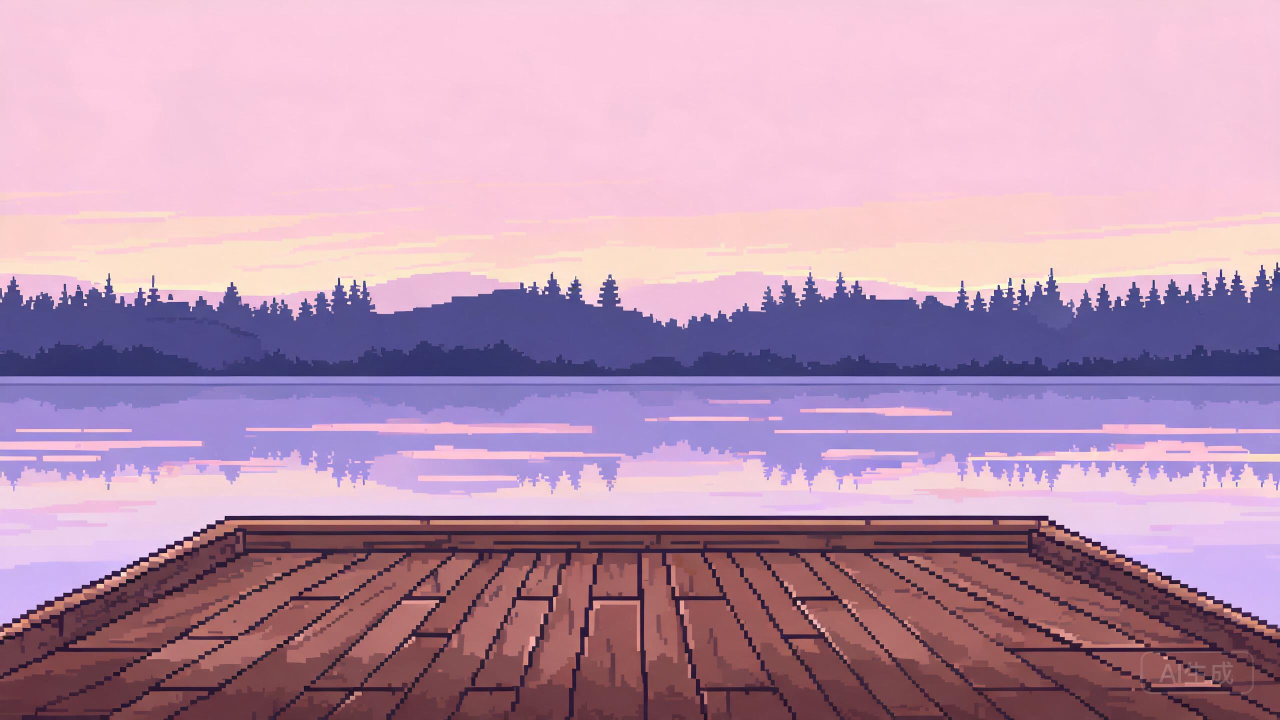
#> input picture ai_src/ai_bridge_dawn.jpg, 2560 x 1440 px, found by its file name (shown at 1/2 size); its folder holds only this picture in this run
$ python tools_ai2bmp.py ai_src/ai_bridge_dawn.jpg
#> lines starting #> are read from the running program, lines starting #| are printed output that depends on the picture
# -*- coding: utf-8 -*-
"""AI 图 -> 512x288 像素风 BMP（游戏背景）
流程: 找水线 -> 裁 16:9 窗口(水线对齐 y=150/288) -> BOX 直接采样
      到 512x288 -> 量化 48 色 -> 存 24bit BMP
"""
import sys, os
from PIL import Image

TARGET_W, TARGET_H = 512, 288
SMALL_W, SMALL_H = 256, 144
WATER_Y = 150          # 逻辑分辨率里程序化水面的位置
SRC = os.path.join(os.path.dirname(os.path.abspath(__file__)), 'deliver', 'ai_src')
OUT = os.path.join(os.path.dirname(os.path.abspath(__file__)), 'bg')

def w2_w(w, h2, h):
    """窗口高度 h2 时的等比 16:9 窗口宽度 (与源图同宽高比缩放)"""
    return w * (h2 / float(h))

def find_waterline(im):
    """自动找水线: 在 30%-75% 高度带里找亮度下降最陡的行"""
    g = im.convert('L')
    w, h = g.size
    px = g.load()
    rows = []
    for y in range(h):
        s = 0
        for x in range(0, w, 8):
            s += px[x, y]
        rows.append(s / (w // 8))
    lo, hi = int(h*0.28), int(h*0.78)
    best_y, best_d = lo, 0
    for y in range(lo+2, hi-2):
        d = rows[y-2] - rows[y+2]          # 亮度骤降 = 天空->水面
        if d > best_d:
            best_d, best_y = d, y
    return best_y, rows

def convert(src, dst, waterline=None, align=True, debug=False):
#> called with src = 'deliver/ai_src/ai_bridge_dawn.jpg', dst = 'bg/bridge_dawn.bmp', align = True, debug = False
    im = Image.open(src).convert('RGB')
#> im is the input picture: PIL image 2560x1440 RGB; mean R, G, B 186.5, 148.7, 174.3
    w, h = im.size
#> w = 2560; h = 1440
    if waterline is None:
        waterline, _ = find_waterline(im)
#> in find_waterline, `g = im.convert('L')`:
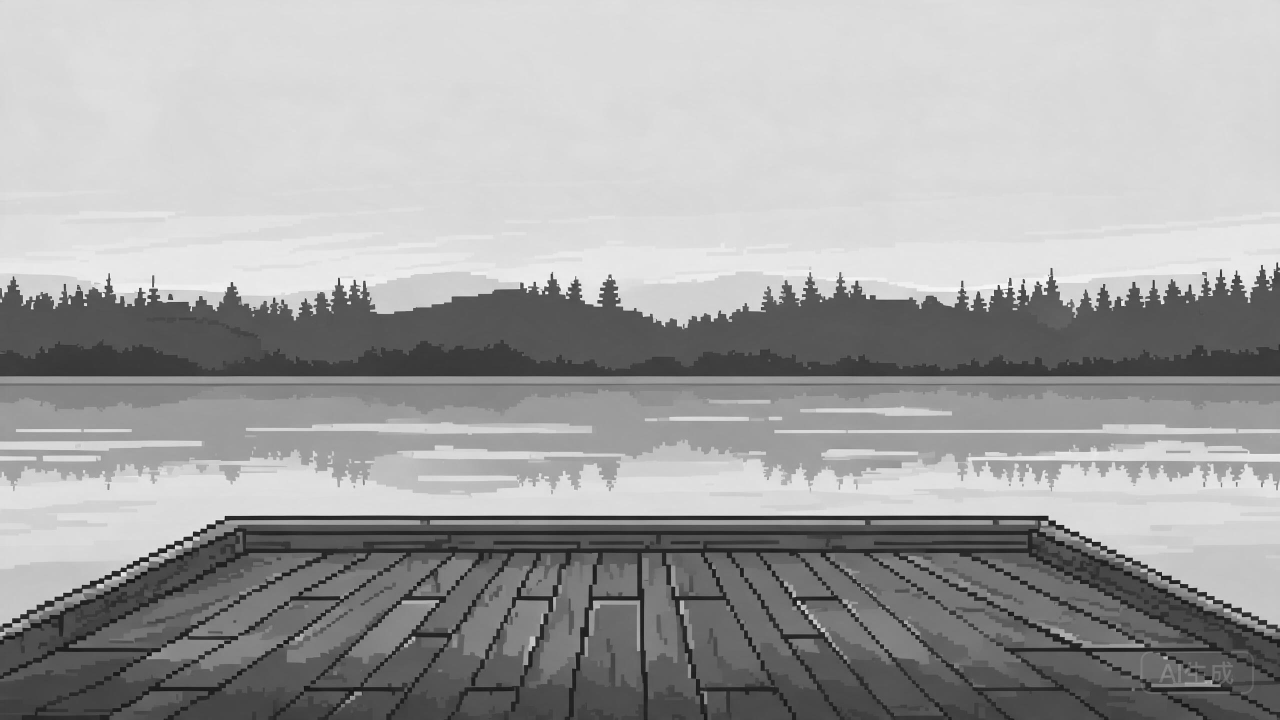
#> g: PIL image 2560x1440 L (shown at 1/2 size); min 5, max 254, mean 162.9
#> after the loop in find_waterline, `for y in range(h):`: rows = 1440 values, max 229.8 at index 528, min 54 at index 751, mean 162.9
#> the loop in find_waterline, `for y in range(lo+2, hi-2):` made 716 passes
#> (d, best_d) on passes 2, 3, 4, 5, 30, 31, 32, 133, 134, 135, 136, 138: (0.116, 0.116), (0.141, 0.141), (0.166, 0.166), (0.191, 0.191), (0.231, 0.231), (0.463, 0.463), (0.647, 0.647), (0.794, 0.794), (0.812, 0.812), (1.22, 1.22), (1.63, 1.63), (2.54, 2.54)
#> d on passes 1, 6, 7, 8, 9, 10: -0.0875, -0.00938, -0.0375, -0.103, -0.184, -0.178
#> after the loop in find_waterline, `for y in range(lo+2, hi-2):`: best_d = 119.9; best_y = 1032
#> waterline = 1032
    top = 0
    if align and waterline is not None and 0 < waterline < h:
        # 目标: 水线落在输出的 WATER_Y/288 处 => 窗口内占比 frac
        frac = WATER_Y / float(TARGET_H)
        if waterline < frac * h:              # 水线偏高 -> 裁底部
            h2 = int(waterline / frac)
        else:                                 # 水线偏低 -> 裁顶部
            h2 = int((h - waterline) / (1.0 - frac))
#> h2 = 851
        h2 = max(int(h * 0.70), min(h2, h))   # 最多裁 30%
#> h2 = 1007
        top = waterline - int(round(frac * h2))
#> top = 508
        top = max(0, min(top, h - h2))
#> top = 433
        w2 = int(round(w2_w(w, h2, h)))
#> w2 = 1790
        if h2 < h:
            x0 = max(0, (w - w2) // 2)
#> x0 = 385
            im = im.crop((x0, top, x0 + w2, top + h2))
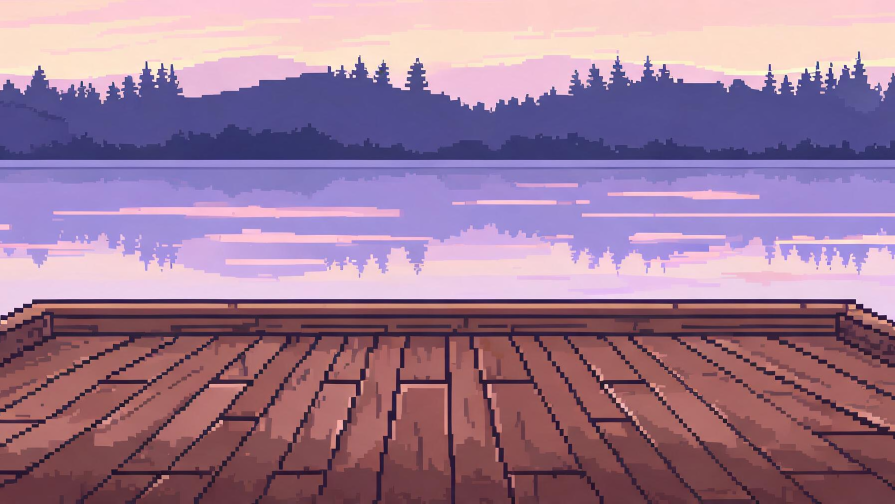
#> im: PIL image 1790x1007 RGB (shown at 1/2 size); mean R, G, B 157.3, 122.5, 148.5
    # BOX 直接采样到 512x288（比 256x144 再 2x NEAREST 细腻一倍, 像素感更低）
    big = im.resize((TARGET_W, TARGET_H), Image.BOX)
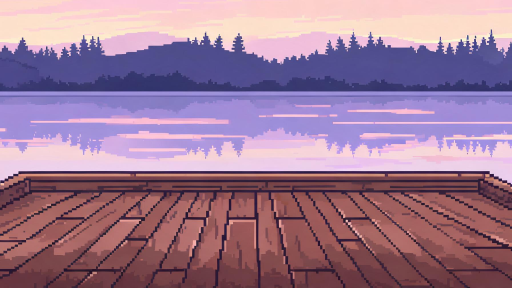
#> big: PIL image 512x288 RGB; mean R, G, B 157.4, 122.6, 148.6
    # 量化 48 色 (去渐变, 保留色块感)
    big = big.quantize(colors=48, method=Image.MEDIANCUT, dither=Image.NONE).convert('RGB')
    big.save(dst, 'BMP')
    print('%s -> %s  waterline_src=%d crop_top=%d' % (os.path.basename(src), os.path.basename(dst), waterline, top))
#| ai_bridge_dawn.jpg -> bridge_dawn.bmp  waterline_src=1032 crop_top=433
    return top

if __name__ == '__main__':
    if not os.path.isdir(OUT):
        os.makedirs(OUT)
    debug = '--debug' in sys.argv
    manual = {}
    no_align = {'ai_rod', 'ai_shop', 'ai_pierbg'}   # 特写/内景, 不做水线对齐
    for f in sorted(os.listdir(SRC)):
        if not f.lower().endswith(('.jpg', '.png')):
            continue
        name = os.path.splitext(f)[0]
        convert(os.path.join(SRC, f), os.path.join(OUT, name.replace('ai_', '') + '.bmp'),
                manual.get(name), align=(name not in no_align), debug=debug)

$ run again, on ai_src/ai_dawn.jpg
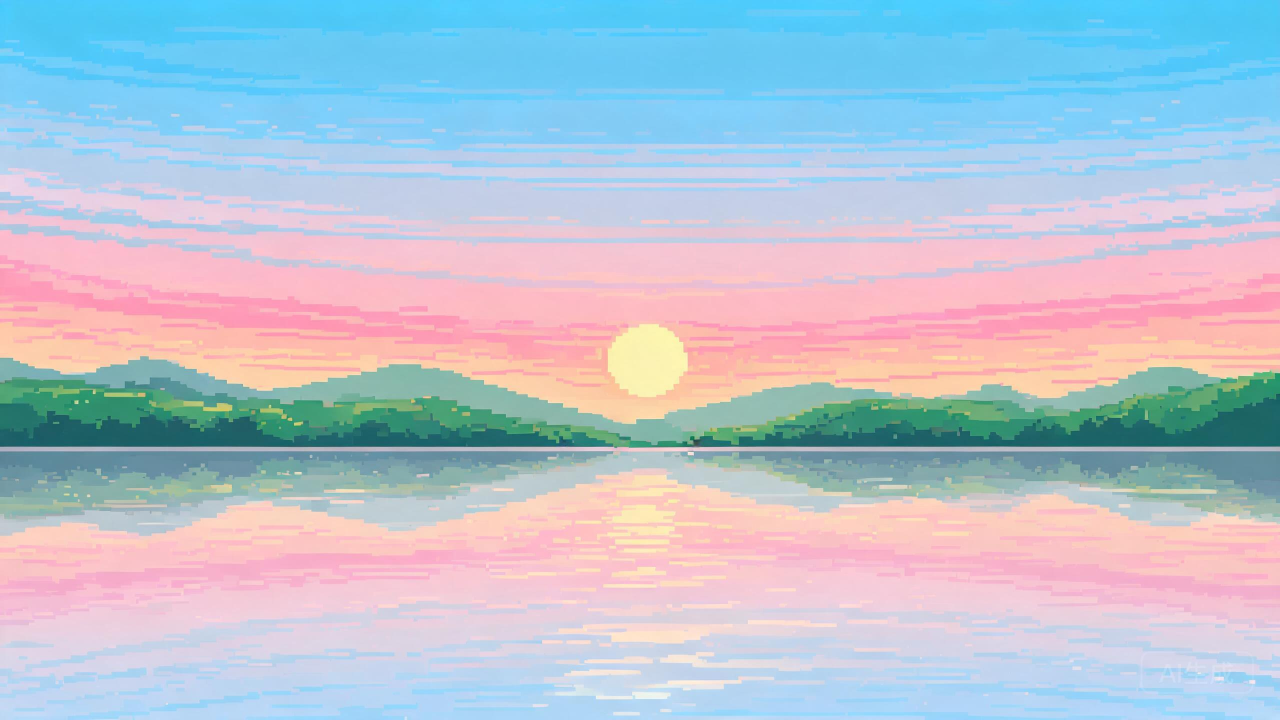
#> input picture ai_src/ai_dawn.jpg, 2560 x 1440 px, found by its file name (shown at 1/2 size)
#> in convert, im is the input picture: PIL image 2560x1440 RGB; mean R, G, B 183.4, 194.4, 209.1
#> in find_waterline, `g = im.convert('L')`:
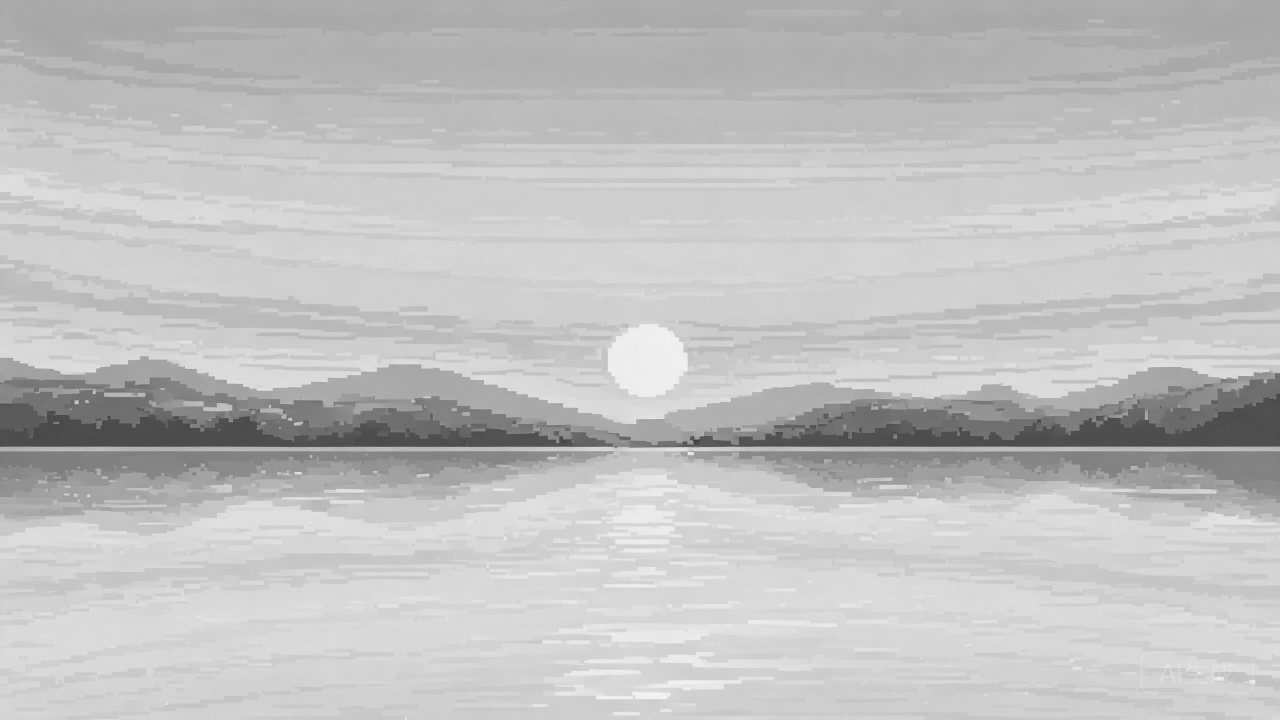
#> g: PIL image 2560x1440 L (shown at 1/2 size); min 53, max 245, mean 192.8
#> after the loop in find_waterline, `for y in range(h):`: rows = 1440 values, max 217.6 at index 1266, min 76.24 at index 892, mean 192.7
#> the loop in find_waterline, `for y in range(lo+2, hi-2):` made 716 passes
#> (d, best_d) on passes 1, 10, 11, 12, 13, 42, 43, 44: (0.0812, 0.0812), (0.284, 0.284), (0.547, 0.547), (0.869, 0.869), (1.07, 1.07), (1.25, 1.25), (2.27, 2.27), (2.54, 2.54)
#> after the loop in find_waterline, `for y in range(lo+2, hi-2):`: best_d = 56.16; best_y = 903
#> h2 = 1120
#> top = 320
#> w2 = 1991
#> x0 = 284
#> im: PIL image 1991x1120 RGB
#> in convert, `big = big.quantize(colors=48, method=Image.MEDIANCUT, dither=Image.NON..`:
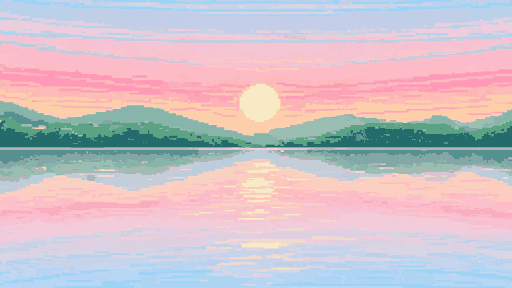
#> big: PIL image 512x288 RGB; mean R, G, B 206.2, 193.3, 201.2
#| ai_dawn.jpg -> dawn.bmp  waterline_src=903 crop_top=320

$ run again, on ai_src/ai_deep_dawn.jpg
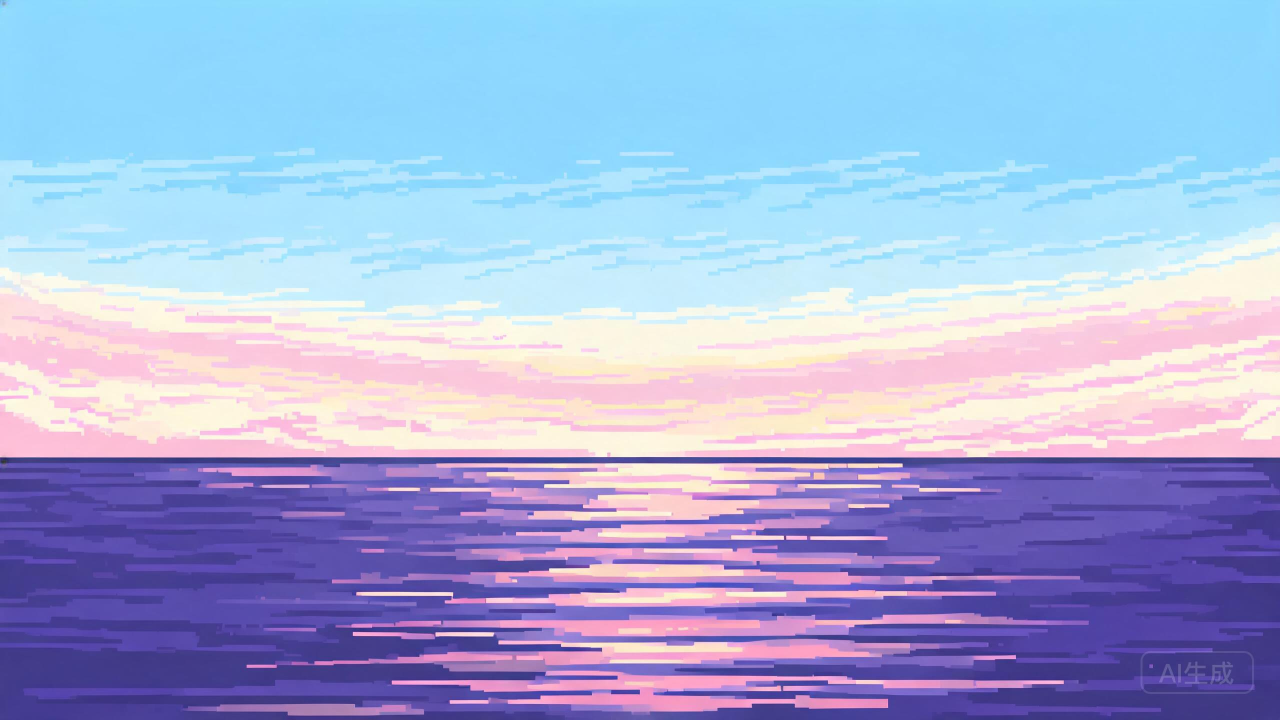
#> input picture ai_src/ai_deep_dawn.jpg, 2560 x 1440 px, found by its file name (shown at 1/2 size)
#> in convert, im is the input picture: PIL image 2560x1440 RGB; mean R, G, B 164.1, 176.2, 217.4
#> in find_waterline, `g = im.convert('L')`:
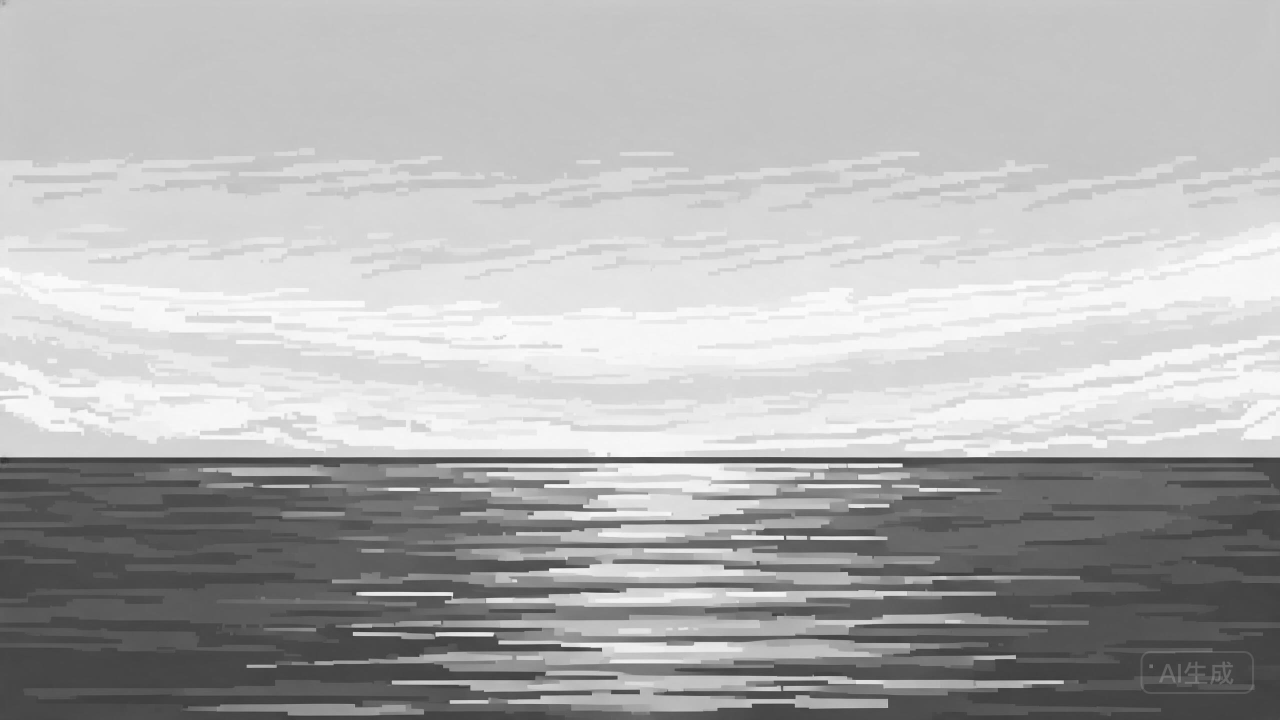
#> g: PIL image 2560x1440 L (shown at 1/2 size); min 43, max 254, mean 177.3
#> after the loop in find_waterline, `for y in range(h):`: rows = 1440 values, max 240.5 at index 624, min 70.16 at index 916, mean 177.2
#> the loop in find_waterline, `for y in range(lo+2, hi-2):` made 716 passes
#> (d, best_d) on passes 6, 82, 83, 84, 225, 226, 227, 492: (0.128, 0.128), (0.269, 0.269), (1.11, 1.11), (1.42, 1.42), (1.76, 1.76), (2.79, 2.79), (3.39, 3.39), (6.28, 6.28)
#> after the loop in find_waterline, `for y in range(lo+2, hi-2):`: best_d = 145.9; best_y = 915
#> h2 = 1095
#> top = 345
#> w2 = 1947
#> x0 = 306
#> im: PIL image 1947x1095 RGB
#> in convert, `big = im.resize((TARGET_W, TARGET_H), Image.BOX)`:
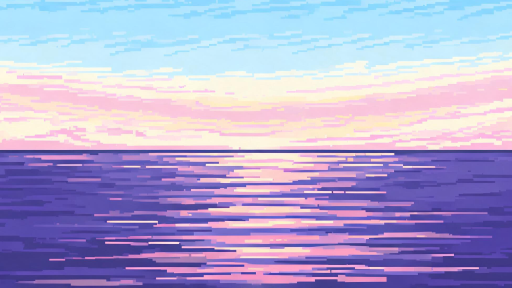
#> big: PIL image 512x288 RGB; mean R, G, B 176, 168.7, 209
#| ai_deep_dawn.jpg -> deep_dawn.bmp  waterline_src=915 crop_top=345
